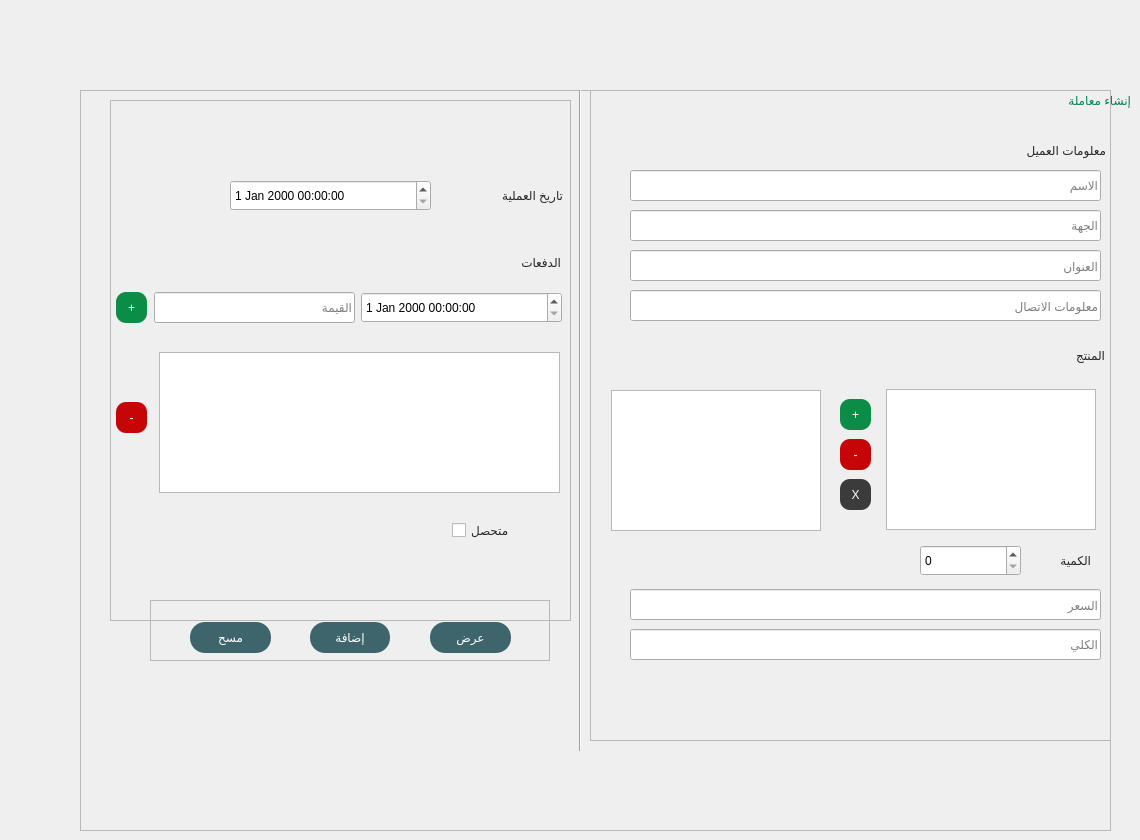
    <widget class="QWidget" name="page_2">
     <property name="styleSheet">
      <string notr="true">font: 11pt &quot;Bahnschrift&quot;;
</string>
     </property>
     <widget class="QFrame" name="frame_2">
      <property name="geometry">
       <rect>
        <x>80</x>
        <y>90</y>
        <width>1031</width>
        <height>741</height>
       </rect>
      </property>
      <property name="frameShape">
       <enum>QFrame::StyledPanel</enum>
      </property>
      <property name="frameShadow">
       <enum>QFrame::Raised</enum>
      </property>
      <widget class="QFrame" name="frame_21">
       <property name="geometry">
        <rect>
         <x>510</x>
         <y>0</y>
         <width>521</width>
         <height>651</height>
        </rect>
       </property>
       <property name="styleSheet">
        <string notr="true"/>
       </property>
       <property name="frameShape">
        <enum>QFrame::StyledPanel</enum>
       </property>
       <property name="frameShadow">
        <enum>QFrame::Raised</enum>
       </property>
       <widget class="QLineEdit" name="fLOCATE">
        <property name="geometry">
         <rect>
          <x>40</x>
          <y>120</y>
          <width>471</width>
          <height>31</height>
         </rect>
        </property>
        <property name="placeholderText">
         <string>الجهة</string>
        </property>
       </widget>
       <widget class="QLineEdit" name="fNAME">
        <property name="geometry">
         <rect>
          <x>40</x>
          <y>80</y>
          <width>471</width>
          <height>31</height>
         </rect>
        </property>
        <property name="text">
         <string/>
        </property>
        <property name="placeholderText">
         <string>الاسم</string>
        </property>
       </widget>
       <widget class="QLineEdit" name="fTOTAL">
        <property name="geometry">
         <rect>
          <x>40</x>
          <y>539</y>
          <width>471</width>
          <height>31</height>
         </rect>
        </property>
        <property name="placeholderText">
         <string>الكلي</string>
        </property>
       </widget>
       <widget class="QSpinBox" name="fSPIN">
        <property name="geometry">
         <rect>
          <x>330</x>
          <y>455</y>
          <width>101</width>
          <height>31</height>
         </rect>
        </property>
       </widget>
       <widget class="QLineEdit" name="fADDRESS">
        <property name="geometry">
         <rect>
          <x>40</x>
          <y>160</y>
          <width>471</width>
          <height>31</height>
         </rect>
        </property>
        <property name="placeholderText">
         <string>العنوان</string>
        </property>
       </widget>
       <widget class="QLineEdit" name="fCONTACT">
        <property name="geometry">
         <rect>
          <x>40</x>
          <y>200</y>
          <width>471</width>
          <height>31</height>
         </rect>
        </property>
        <property name="placeholderText">
         <string>معلومات الاتصال</string>
        </property>
       </widget>
       <widget class="QLineEdit" name="fPRICE">
        <property name="geometry">
         <rect>
          <x>40</x>
          <y>499</y>
          <width>471</width>
          <height>31</height>
         </rect>
        </property>
        <property name="placeholderText">
         <string>السعر</string>
        </property>
       </widget>
       <widget class="QLabel" name="label_29">
        <property name="geometry">
         <rect>
          <x>400</x>
          <y>460</y>
          <width>101</width>
          <height>20</height>
         </rect>
        </property>
        <property name="styleSheet">
         <string notr="true">font: 57 14pt &quot;BoutrosMBCDinkum&quot;;
color: rgb(39, 39, 39);</string>
        </property>
        <property name="text">
         <string>الكمية</string>
        </property>
       </widget>
       <widget class="QPushButton" name="fCartadd">
        <property name="geometry">
         <rect>
          <x>250</x>
          <y>309</y>
          <width>31</width>
          <height>31</height>
         </rect>
        </property>
        <property name="styleSheet">
         <string notr="true">QPushButton{font: 14pt &quot;MS Shell Dlg 2&quot;;
color: rgb(255, 255, 255);
background-color: rgb(11, 140, 71);
border:none;
border-radius:10;}
QPushButton:pressed  {
background-color: rgb(150,150,150);
}</string>
        </property>
        <property name="text">
         <string>+</string>
        </property>
       </widget>
       <widget class="QPushButton" name="fCartdel">
        <property name="geometry">
         <rect>
          <x>250</x>
          <y>349</y>
          <width>31</width>
          <height>31</height>
         </rect>
        </property>
        <property name="styleSheet">
         <string notr="true">QPushButton{font: 14pt &quot;MS Shell Dlg 2&quot;;
color: rgb(255, 255, 255);
background-color: rgb(198, 5, 8);
border:none;
border-radius:10;}
QPushButton:pressed  {
background-color: rgb(150,150,150);
}</string>
        </property>
        <property name="text">
         <string>-</string>
        </property>
       </widget>
       <widget class="QPushButton" name="fCartclear">
        <property name="geometry">
         <rect>
          <x>250</x>
          <y>389</y>
          <width>31</width>
          <height>31</height>
         </rect>
        </property>
        <property name="styleSheet">
         <string notr="true">QPushButton{font: 14pt &quot;MS Shell Dlg 2&quot;;
color: rgb(255, 255, 255);
background-color: rgb(59, 59, 59);
border:none;
border-radius:10;
}
QPushButton:pressed  {
background-color: rgb(150,150,150);
}</string>
        </property>
        <property name="text">
         <string>X</string>
        </property>
       </widget>
       <widget class="QListWidget" name="fProductlist">
        <property name="geometry">
         <rect>
          <x>296</x>
          <y>299</y>
          <width>210</width>
          <height>141</height>
         </rect>
        </property>
        <property name="layoutDirection">
         <enum>Qt::RightToLeft</enum>
        </property>
       </widget>
       <widget class="QListWidget" name="fCartlist">
        <property name="geometry">
         <rect>
          <x>21</x>
          <y>300</y>
          <width>210</width>
          <height>141</height>
         </rect>
        </property>
       </widget>
       <widget class="QLabel" name="label_9">
        <property name="geometry">
         <rect>
          <x>315</x>
          <y>45</y>
          <width>201</width>
          <height>31</height>
         </rect>
        </property>
        <property name="styleSheet">
         <string notr="true">font: 57 14pt &quot;BoutrosMBCDinkum&quot;;
color: rgb(39, 39, 39);</string>
        </property>
        <property name="text">
         <string>معلومات العميل</string>
        </property>
       </widget>
       <widget class="QLabel" name="label_18">
        <property name="geometry">
         <rect>
          <x>314</x>
          <y>250</y>
          <width>201</width>
          <height>31</height>
         </rect>
        </property>
        <property name="styleSheet">
         <string notr="true">font: 57 14pt &quot;BoutrosMBCDinkum&quot;;
color: rgb(39, 39, 39);</string>
        </property>
        <property name="text">
         <string>المنتج</string>
        </property>
       </widget>
      </widget>
      <widget class="QFrame" name="frame_22">
       <property name="geometry">
        <rect>
         <x>30</x>
         <y>10</y>
         <width>461</width>
         <height>521</height>
        </rect>
       </property>
       <property name="frameShape">
        <enum>QFrame::StyledPanel</enum>
       </property>
       <property name="frameShadow">
        <enum>QFrame::Raised</enum>
       </property>
       <widget class="QLineEdit" name="fPAIED">
        <property name="geometry">
         <rect>
          <x>44</x>
          <y>192</y>
          <width>201</width>
          <height>31</height>
         </rect>
        </property>
        <property name="placeholderText">
         <string>القيمة</string>
        </property>
       </widget>
       <widget class="QDateTimeEdit" name="fPAYDATE">
        <property name="geometry">
         <rect>
          <x>251</x>
          <y>192</y>
          <width>201</width>
          <height>31</height>
         </rect>
        </property>
       </widget>
       <widget class="QPushButton" name="fPayadd">
        <property name="geometry">
         <rect>
          <x>6</x>
          <y>192</y>
          <width>31</width>
          <height>31</height>
         </rect>
        </property>
        <property name="styleSheet">
         <string notr="true">QPushButton{font: 14pt &quot;MS Shell Dlg 2&quot;;
color: rgb(255, 255, 255);
background-color: rgb(11, 140, 71);
border:none;
border-radius:10;
}
QPushButton:pressed  {
background-color: rgb(150,150,150);
}</string>
        </property>
        <property name="text">
         <string>+</string>
        </property>
       </widget>
       <widget class="QLabel" name="label_8">
        <property name="geometry">
         <rect>
          <x>310</x>
          <y>152</y>
          <width>141</width>
          <height>20</height>
         </rect>
        </property>
        <property name="styleSheet">
         <string notr="true">font: 57 14pt &quot;BoutrosMBCDinkum&quot;;
color: rgb(39, 39, 39);</string>
        </property>
        <property name="text">
         <string>الدفعات</string>
        </property>
       </widget>
       <widget class="QPushButton" name="fPaymentclear">
        <property name="geometry">
         <rect>
          <x>6</x>
          <y>302</y>
          <width>31</width>
          <height>31</height>
         </rect>
        </property>
        <property name="styleSheet">
         <string notr="true">QPushButton{font: 14pt &quot;MS Shell Dlg 2&quot;;
color: rgb(255, 255, 255);
background-color: rgb(198, 5, 8);
border:none;
border-radius:10;
}
QPushButton:pressed  {
background-color: rgb(150,150,150);
}</string>
        </property>
        <property name="text">
         <string>-</string>
        </property>
       </widget>
       <widget class="QListWidget" name="fPaymentlist">
        <property name="geometry">
         <rect>
          <x>49</x>
          <y>252</y>
          <width>401</width>
          <height>141</height>
         </rect>
        </property>
        <property name="styleSheet">
         <string notr="true"/>
        </property>
       </widget>
       <widget class="QDateTimeEdit" name="fDATE">
        <property name="geometry">
         <rect>
          <x>120</x>
          <y>80</y>
          <width>201</width>
          <height>31</height>
         </rect>
        </property>
       </widget>
       <widget class="QLabel" name="label_30">
        <property name="geometry">
         <rect>
          <x>342</x>
          <y>80</y>
          <width>111</width>
          <height>31</height>
         </rect>
        </property>
        <property name="styleSheet">
         <string notr="true">font: 57 14pt &quot;BoutrosMBCDinkum&quot;;
color: rgb(39, 39, 39);</string>
        </property>
        <property name="text">
         <string>تاريخ العملية</string>
        </property>
       </widget>
       <widget class="QCheckBox" name="Gcheck">
        <property name="geometry">
         <rect>
          <x>342</x>
          <y>420</y>
          <width>91</width>
          <height>20</height>
         </rect>
        </property>
        <property name="styleSheet">
         <string notr="true">font: 57 14pt &quot;BoutrosMBCDinkum&quot;;
color: rgb(39, 39, 39);</string>
        </property>
        <property name="text">
         <string>متحصل</string>
        </property>
       </widget>
      </widget>
      <widget class="Line" name="line_2">
       <property name="geometry">
        <rect>
         <x>490</x>
         <y>-110</y>
         <width>20</width>
         <height>771</height>
        </rect>
       </property>
       <property name="orientation">
        <enum>Qt::Vertical</enum>
       </property>
      </widget>
      <widget class="QFrame" name="frame_15">
       <property name="geometry">
        <rect>
         <x>70</x>
         <y>510</y>
         <width>400</width>
         <height>61</height>
        </rect>
       </property>
       <property name="styleSheet">
        <string notr="true">QPushButton{
background-color: rgb(62, 100, 108);
border:0px;
border-radius:15px;
	color: rgb(255, 255, 255);
	
	font: 14pt &quot;Ara Hamah Kilania&quot;;
}
QPushButton:pressed  {
background-color: rgb(150,150,150);
}</string>
       </property>
       <property name="frameShape">
        <enum>QFrame::StyledPanel</enum>
       </property>
       <property name="frameShadow">
        <enum>QFrame::Raised</enum>
       </property>
       <widget class="QPushButton" name="fVIEW">
        <property name="geometry">
         <rect>
          <x>280</x>
          <y>22</y>
          <width>81</width>
          <height>31</height>
         </rect>
        </property>
        <property name="text">
         <string>عرض</string>
        </property>
       </widget>
       <widget class="QPushButton" name="fADD">
        <property name="geometry">
         <rect>
          <x>160</x>
          <y>22</y>
          <width>80</width>
          <height>31</height>
         </rect>
        </property>
        <property name="text">
         <string>إضافة</string>
        </property>
       </widget>
       <widget class="QPushButton" name="fCLEAR">
        <property name="geometry">
         <rect>
          <x>40</x>
          <y>22</y>
          <width>81</width>
          <height>31</height>
         </rect>
        </property>
        <property name="text">
         <string>مسح</string>
        </property>
       </widget>
      </widget>
     </widget>
     <widget class="QLabel" name="label_31">
      <property name="geometry">
       <rect>
        <x>910</x>
        <y>80</y>
        <width>221</width>
        <height>41</height>
       </rect>
      </property>
      <property name="styleSheet">
       <string notr="true">font: 57 24pt &quot;BoutrosMBCDinkum&quot;;
color: rgb(5, 131, 89);</string>
      </property>
      <property name="text">
       <string>إنشاء معاملة</string>
      </property>
     </widget>
    </widget>
